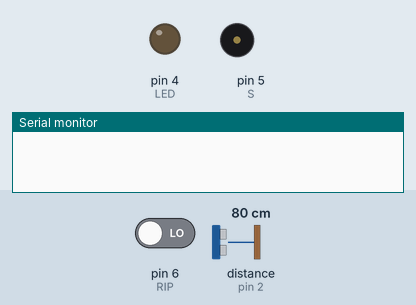
Simulated run of this sketch. Board: Arduino Uno, built with avr-gcc and run on an emulated ATmega328P. Shown: output pins drawn as LEDs (lit = HIGH), buzzer (waves = sounding), the last lines printed to the serial monitor. Wiring (inferred from the names in the program): ultrasonic range finder: trigger pin 3; echo pin 2. The test bench sets the inputs (shaded band); at power-on: pin 6 (RIP) LOW, distance to the obstacle (sensor on pin 2) 80 cm. The echo pulse lasts 58.3 µs per cm; pins used as bus, display or sensor lines are not drawn.

Above: at 0.1 s.
At 5.3 s:
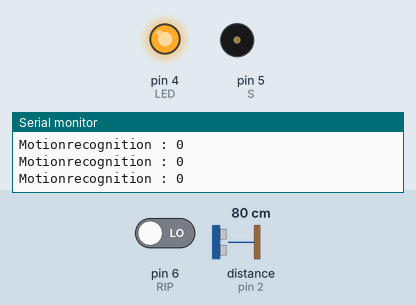
5.4 s: pin 6 (RIP) driven HIGH
7.4 s: distance to the obstacle (sensor on pin 2) set to 55 cm
10.4 s: distance to the obstacle (sensor on pin 2) set to 45 cm
At 11.5 s:
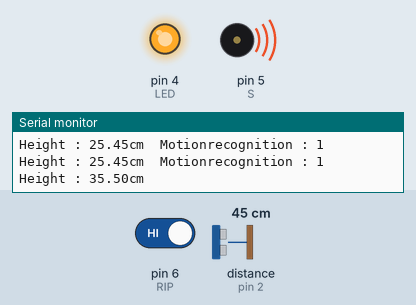
Timing chart, 0 to 13.4 s (numbered marks = the images above; inputs shaded):
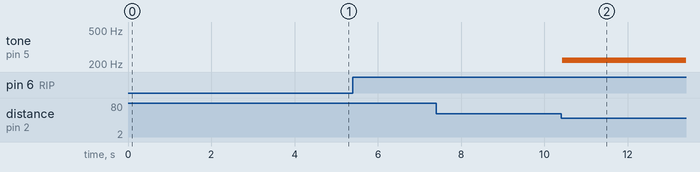

The sketch:

IB_software.ino
```cpp
//////////////////////// 변수 선언 /////////////////////////////

int trig = 3;
int echo = 2;
int RIP = 6;
int S = 5;
int LED = 4;
float avg_H;
/////////////////////////// 함수 선언 부분 ////////////////////////////

float measureDistance(int trig, int echo);
float averageHeight(int trig, int echo, int repeat);

//////////////////////////////////////////////////////////////////////
//////////////////////////////////////////////////////////////////////
//////////////////////////////////////////////////////////////////////

void setup() {
  Serial.begin(9600);
  pinMode(RIP, INPUT);    // 동작 감지 센서
  pinMode(trig, OUTPUT);
  pinMode(echo, INPUT);
  pinMode(S, OUTPUT);     // 피에조 센서
  pinMode(LED, OUTPUT);

  avg_H = averageHeight(trig, echo, 20);  // 처음 전원이 켜졌을때 천장과 바닥사이의 거리 측정(센서값이 변해서 평균값으로 설정)
  Serial.print("averageHeight : ");
  Serial.print(avg_H);
  Serial.println("cm");
  digitalWrite(LED, HIGH);  // 전원이 켜짐과 동시에 LED 불이 들어오도록 setup
}

/////////////////////////////////////////////////////////////////////
/////////////////////////////////////////////////////////////////////
void loop() {
  int val = digitalRead(RIP);   // 동작이 감지되면 1, 동작이 없으면 0

   pinMode(trig, INPUT);    // 초음파 센서가 동작이 감지되었을 경우에만 작동하도록 하기 위해서
   pinMode(echo, OUTPUT);   // trig 핀과 echo 핀의 INPUT OUTPUT 상태를 바꾸어서 동작 정지

  // 경고가 울리는 경우
  // 아동 평균키 최대 130(7세 아동 기준)
  // 바닥까지 초음파 센서범위가 닿을 때 -> 높이에서 변화량이 130보다 작고 동작감지 센서가 1이면 아동


  Serial.print("Motionrecognition : ");
  Serial.println(val);

  if (val == 1) {
    // 1번의 경우 경고 울림
    pinMode(trig, OUTPUT);    // 동작이 감지 되었으므로 초음파 센서가 다시 정상 작동 하도록 해야함
    pinMode(echo, INPUT);     // trig 핀과 echo 핀의 INPUT OUTPUT 상태를 원상태로 변경

    float distance = measureDistance(trig, echo);
    float height = avg_H - distance;

    Serial.print("Height : ");
    Serial.print(height);
    Serial.print("cm  ");

    if (height > 30 && height < 130) {
      tone(S, 220);
      delay(5000);
    }
  } else {
    // 경고 울리지 않음
    noTone(S);
  }
  delay(200);
}


///////////////////////////// 함수 정의 /////////////////////////////////////

float measureDistance(int trig, int echo){
  digitalWrite(trig, LOW);
  digitalWrite(echo, LOW);
  delayMicroseconds(2);
  digitalWrite(trig, HIGH);
  delayMicroseconds(10);
  digitalWrite(trig, LOW);

  unsigned long duration = pulseIn(echo, HIGH);
  float distance = duration / 29.0 / 2.0;
  return distance;
}

float averageHeight(int trig, int echo, int repeat) {
  float avg_H = 0;
  float sum_H = 0;
  for (int i = 1; i <= repeat; i++){
    digitalWrite(trig, LOW);
    digitalWrite(echo, LOW);
    delayMicroseconds(2);
    digitalWrite(trig, HIGH);
    delayMicroseconds(10);
    digitalWrite(trig, LOW);

    unsigned long duration = pulseIn(echo, HIGH);
    float distance = duration / 29.0 / 2.0;
    sum_H = sum_H + distance;
    avg_H = sum_H / i;
    delay(200);
  }
  return avg_H;
}
```

Measured:
- the behaviour switches between 51 and 50 cm on distance to the obstacle (sensor on pin 2) (found by bisection; images 1 and 2)
- after the input at 10.4 s, tone on pin 5 (S): silent → 220 Hz at once
